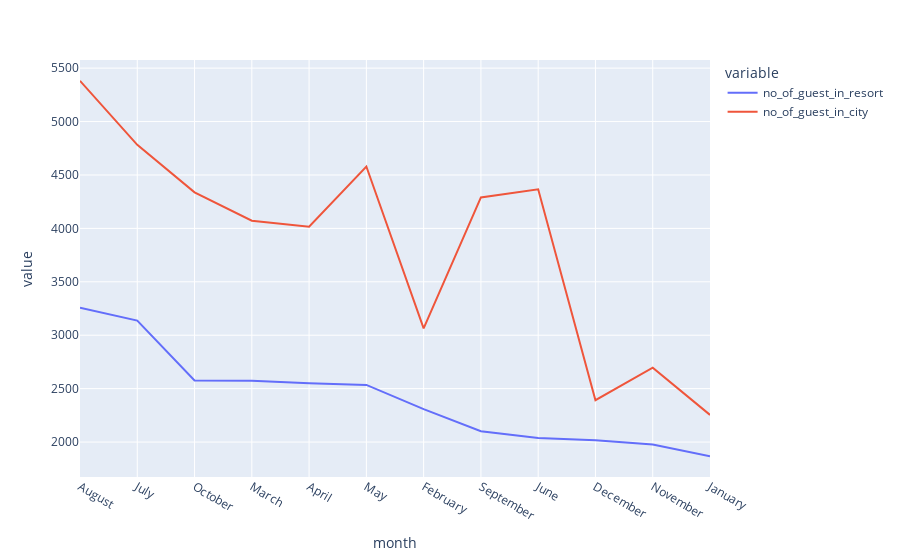

Notebook code cell kept with this figure:
### Code cell
import plotly.express as px

# Assuming 'final_rush' is your DataFrame
fig = px.line(data_frame=final_rush, x='month', y=['no_of_guest_in_resort', 'no_of_guest_in_city'])

# Show the plot
fig.show()

### Figure 1 — Plotly figure (JSON) as saved in the notebook; plotly's stock layout.template omitted (floating-point values rounded to 4 significant figures)
{"data": [{"hovertemplate": "variable=no_of_guest_in_resort<br>month=%{x}<br>value=%{y}<extra></extra>", "legendgroup": "no_of_guest_in_resort", "line": {"color": "#636efa", "dash": "solid"}, "marker": {"symbol": "circle"}, "mode": "lines", "name": "no_of_guest_in_resort", "orientation": "v", "showlegend": true, "type": "scatter", "x": ["August", "July", "October", "March", "April", "May", "February", "September", "June", "December", "November", "January"], "xaxis": "x", "y": [3257, 3137, 2577, 2573, 2550, 2535, 2308, 2102, 2038, 2017, 1976, 1868], "yaxis": "y"}, {"hovertemplate": "variable=no_of_guest_in_city<br>month=%{x}<br>value=%{y}<extra></extra>", "legendgroup": "no_of_guest_in_city", "line": {"color": "#EF553B", "dash": "solid"}, "marker": {"symbol": "circle"}, "mode": "lines", "name": "no_of_guest_in_city", "orientation": "v", "showlegend": true, "type": "scatter", "x": ["August", "July", "October", "March", "April", "May", "February", "September", "June", "December", "November", "January"], "xaxis": "x", "y": [5381, 4782, 4337, 4072, 4015, 4579, 3064, 4290, 4366, 2392, 2696, 2254], "yaxis": "y"}], "layout": {"legend": {"title": {"text": "variable"}, "tracegroupgap": 0}, "margin": {"t": 60}, "xaxis": {"anchor": "y", "domain": [0, 1], "title": {"text": "month"}}, "yaxis": {"anchor": "x", "domain": [0, 1], "title": {"text": "value"}}}}
